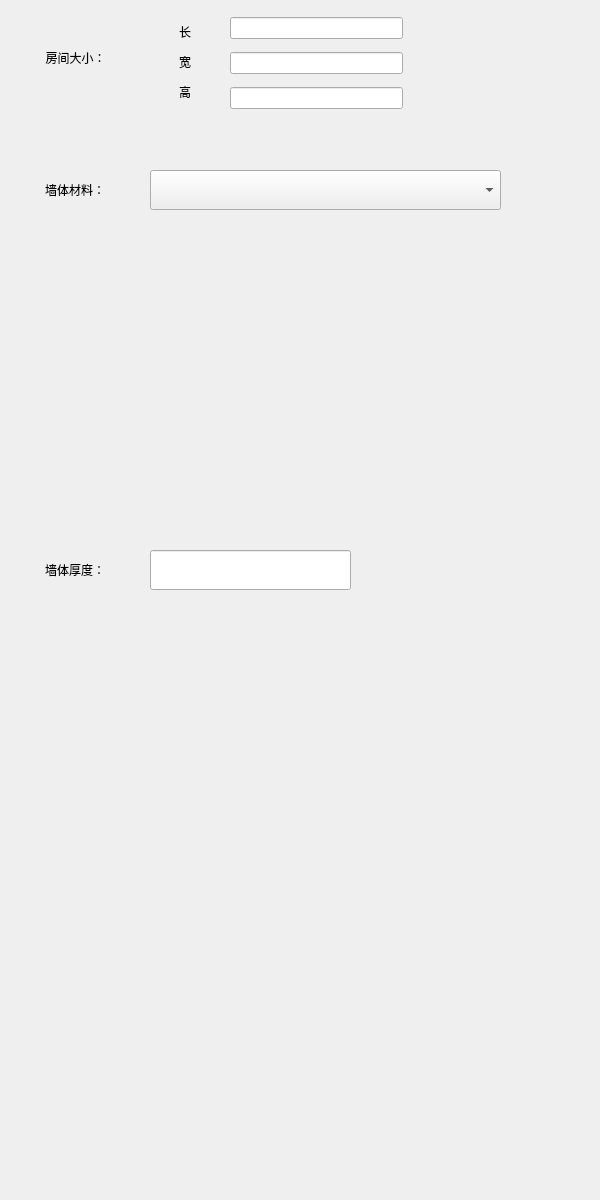
<?xml version="1.0" encoding="UTF-8"?>
<ui version="4.0">
 <class>designroom</class>
 <widget class="QWidget" name="designroom">
  <property name="geometry">
   <rect>
    <x>0</x>
    <y>0</y>
    <width>600</width>
    <height>1200</height>
   </rect>
  </property>
  <property name="windowTitle">
   <string>Form</string>
  </property>
  <widget class="QWidget" name="widget" native="true">
   <property name="enabled">
    <bool>true</bool>
   </property>
   <property name="geometry">
    <rect>
     <x>0</x>
     <y>0</y>
     <width>600</width>
     <height>1200</height>
    </rect>
   </property>
   <widget class="QWidget" name="sizedesign" native="true">
    <property name="geometry">
     <rect>
      <x>230</x>
      <y>10</y>
      <width>173</width>
      <height>106</height>
     </rect>
    </property>
    <layout class="QVBoxLayout" name="verticalLayout">
     <item>
      <widget class="UnitQLineEdit" name="lineEdit">
       <property name="styleSheet">
        <string notr="true"/>
       </property>
       <property name="text">
        <string notr="true"/>
       </property>
       <property name="alignment">
        <set>Qt::AlignLeading|Qt::AlignLeft|Qt::AlignVCenter</set>
       </property>
       <property name="readOnly">
        <bool>false</bool>
       </property>
      </widget>
     </item>
     <item>
      <widget class="UnitQLineEdit" name="lineEdit_2">
       <property name="styleSheet">
        <string notr="true"/>
       </property>
       <property name="text">
        <string notr="true"/>
       </property>
       <property name="alignment">
        <set>Qt::AlignLeading|Qt::AlignLeft|Qt::AlignVCenter</set>
       </property>
       <property name="readOnly">
        <bool>false</bool>
       </property>
      </widget>
     </item>
     <item>
      <widget class="UnitQLineEdit" name="lineEdit_3">
       <property name="styleSheet">
        <string notr="true"/>
       </property>
       <property name="text">
        <string notr="true"/>
       </property>
       <property name="alignment">
        <set>Qt::AlignLeading|Qt::AlignLeft|Qt::AlignVCenter</set>
       </property>
       <property name="readOnly">
        <bool>false</bool>
       </property>
      </widget>
     </item>
    </layout>
   </widget>
   <widget class="QLabel" name="label_2">
    <property name="geometry">
     <rect>
      <x>170</x>
      <y>20</y>
      <width>30</width>
      <height>24</height>
     </rect>
    </property>
    <property name="styleSheet">
     <string notr="true">font: 18pt &quot;楷体&quot;;</string>
    </property>
    <property name="text">
     <string>长</string>
    </property>
    <property name="alignment">
     <set>Qt::AlignCenter</set>
    </property>
   </widget>
   <widget class="QLabel" name="label_6">
    <property name="geometry">
     <rect>
      <x>170</x>
      <y>50</y>
      <width>30</width>
      <height>24</height>
     </rect>
    </property>
    <property name="styleSheet">
     <string notr="true">font: 18pt &quot;楷体&quot;;</string>
    </property>
    <property name="text">
     <string>宽</string>
    </property>
    <property name="alignment">
     <set>Qt::AlignCenter</set>
    </property>
   </widget>
   <widget class="QLabel" name="label_7">
    <property name="geometry">
     <rect>
      <x>170</x>
      <y>80</y>
      <width>30</width>
      <height>24</height>
     </rect>
    </property>
    <property name="styleSheet">
     <string notr="true">font: 18pt &quot;楷体&quot;;</string>
    </property>
    <property name="text">
     <string>高</string>
    </property>
    <property name="alignment">
     <set>Qt::AlignCenter</set>
    </property>
   </widget>
   <widget class="QLabel" name="label">
    <property name="geometry">
     <rect>
      <x>0</x>
      <y>37</y>
      <width>151</width>
      <height>41</height>
     </rect>
    </property>
    <property name="styleSheet">
     <string notr="true">font: 18pt &quot;楷体&quot;;</string>
    </property>
    <property name="text">
     <string>房间大小：</string>
    </property>
    <property name="alignment">
     <set>Qt::AlignCenter</set>
    </property>
   </widget>
   <widget class="QComboBox" name="comboBox">
    <property name="geometry">
     <rect>
      <x>150</x>
      <y>170</y>
      <width>351</width>
      <height>40</height>
     </rect>
    </property>
    <property name="styleSheet">
     <string notr="true">font: 18pt &quot;楷体&quot;;</string>
    </property>
   </widget>
   <widget class="QLabel" name="label_3">
    <property name="geometry">
     <rect>
      <x>0</x>
      <y>170</y>
      <width>150</width>
      <height>40</height>
     </rect>
    </property>
    <property name="styleSheet">
     <string notr="true">font: 18pt &quot;楷体&quot;;</string>
    </property>
    <property name="text">
     <string>墙体材料：</string>
    </property>
    <property name="alignment">
     <set>Qt::AlignCenter</set>
    </property>
   </widget>
   <widget class="QLabel" name="label_4">
    <property name="geometry">
     <rect>
      <x>0</x>
      <y>550</y>
      <width>150</width>
      <height>40</height>
     </rect>
    </property>
    <property name="styleSheet">
     <string notr="true">font: 18pt &quot;楷体&quot;;</string>
    </property>
    <property name="text">
     <string>墙体厚度：</string>
    </property>
    <property name="alignment">
     <set>Qt::AlignCenter</set>
    </property>
   </widget>
   <widget class="UnitQLineEdit" name="lineEdit_4">
    <property name="geometry">
     <rect>
      <x>150</x>
      <y>550</y>
      <width>201</width>
      <height>40</height>
     </rect>
    </property>
    <property name="styleSheet">
     <string notr="true"/>
    </property>
    <property name="text">
     <string notr="true"/>
    </property>
    <property name="alignment">
     <set>Qt::AlignLeading|Qt::AlignLeft|Qt::AlignVCenter</set>
    </property>
    <property name="readOnly">
     <bool>false</bool>
    </property>
   </widget>
  </widget>
 </widget>
 <customwidgets>
  <customwidget>
   <class>UnitQLineEdit</class>
   <extends>QLineEdit</extends>
   <header location="global">unitqlinedit.h</header>
  </customwidget>
 </customwidgets>
 <resources/>
 <connections/>
</ui>
